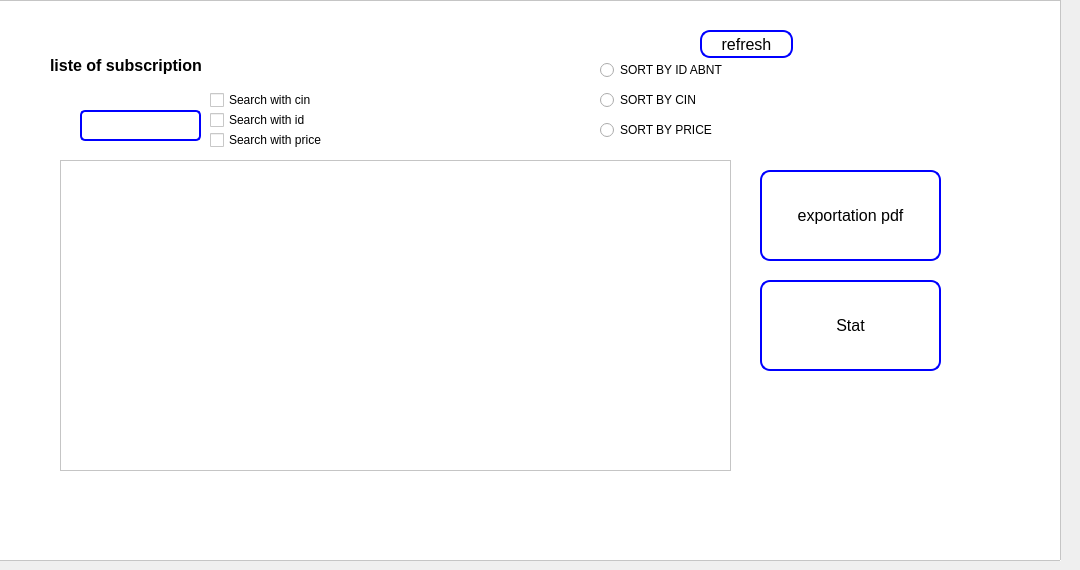
      <widget class="QWidget" name="tab_16">
       <attribute name="title">
        <string>liste of subscription</string>
       </attribute>
       <widget class="QFrame" name="frame_21">
        <property name="geometry">
         <rect>
          <x>-10</x>
          <y>0</y>
          <width>1071</width>
          <height>561</height>
         </rect>
        </property>
        <property name="styleSheet">
         <string notr="true">background:rgb(255, 255, 255)</string>
        </property>
        <property name="frameShape">
         <enum>QFrame::StyledPanel</enum>
        </property>
        <property name="frameShadow">
         <enum>QFrame::Raised</enum>
        </property>
        <widget class="QPushButton" name="refreshTableV_3">
         <property name="geometry">
          <rect>
           <x>710</x>
           <y>30</y>
           <width>93</width>
           <height>28</height>
          </rect>
         </property>
         <property name="styleSheet">
          <string notr="true">QPushButton {
    background-color: #ffffff; /* Fond blanc */
    border: 2px solid blue; /* Bordure bleue */
    border-radius: 10px; /* Coins arrondis */
    padding: 1px 2px; /* Espacement intérieur */
    color: black; /* Couleur du texte */
    font-size: 16px; /* Taille de la police */
}

QPushButton:pressed {
    background-color: blue; /* Nouvelle couleur lorsque le bouton est enfoncé */
}
</string>
         </property>
         <property name="text">
          <string>refresh</string>
         </property>
        </widget>
        <widget class="QLabel" name="label_74">
         <property name="geometry">
          <rect>
           <x>60</x>
           <y>50</y>
           <width>211</width>
           <height>31</height>
          </rect>
         </property>
         <property name="font">
          <font>
           <pointsize>12</pointsize>
           <weight>75</weight>
           <bold>true</bold>
          </font>
         </property>
         <property name="text">
          <string>liste of subscription</string>
         </property>
        </widget>
        <widget class="QTableView" name="table_abonnement_3">
         <property name="geometry">
          <rect>
           <x>70</x>
           <y>160</y>
           <width>671</width>
           <height>311</height>
          </rect>
         </property>
        </widget>
        <widget class="QPushButton" name="pushButton_12">
         <property name="geometry">
          <rect>
           <x>770</x>
           <y>170</y>
           <width>181</width>
           <height>91</height>
          </rect>
         </property>
         <property name="styleSheet">
          <string notr="true">QPushButton {
    background-color: #ffffff; /* Fond blanc */
    border: 2px solid blue; /* Bordure bleue */
    border-radius: 10px; /* Coins arrondis */
    padding: 1px 2px; /* Espacement intérieur */
    color: black; /* Couleur du texte */
    font-size: 16px; /* Taille de la police */
}

QPushButton:pressed {
    background-color: blue; /* Nouvelle couleur lorsque le bouton est enfoncé */
}
</string>
         </property>
         <property name="text">
          <string>exportation pdf</string>
         </property>
         <property name="icon">
          <iconset>
           <normaloff>E:/Downloads/pdf.png</normaloff>E:/Downloads/pdf.png</iconset>
         </property>
        </widget>
        <widget class="QLineEdit" name="cin_abonnement_2">
         <property name="geometry">
          <rect>
           <x>90</x>
           <y>110</y>
           <width>121</width>
           <height>31</height>
          </rect>
         </property>
         <property name="styleSheet">
          <string notr="true">
    border: 2px solid black; 
    border-radius:5px ;
    padding: 3px;
    border-color: blue;


</string>
         </property>
        </widget>
        <widget class="QCheckBox" name="checkBoxsearchabnt">
         <property name="geometry">
          <rect>
           <x>220</x>
           <y>90</y>
           <width>131</width>
           <height>20</height>
          </rect>
         </property>
         <property name="text">
          <string>Search with cin</string>
         </property>
        </widget>
        <widget class="QCheckBox" name="checkBoxsearchabnt_2">
         <property name="geometry">
          <rect>
           <x>220</x>
           <y>110</y>
           <width>131</width>
           <height>20</height>
          </rect>
         </property>
         <property name="text">
          <string>Search with id</string>
         </property>
        </widget>
        <widget class="QCheckBox" name="checkBoxsearchabnt_3">
         <property name="geometry">
          <rect>
           <x>220</x>
           <y>130</y>
           <width>131</width>
           <height>20</height>
          </rect>
         </property>
         <property name="text">
          <string>Search with price</string>
         </property>
        </widget>
        <widget class="QRadioButton" name="radioButton">
         <property name="geometry">
          <rect>
           <x>610</x>
           <y>120</y>
           <width>141</width>
           <height>20</height>
          </rect>
         </property>
         <property name="text">
          <string>SORT BY PRICE</string>
         </property>
        </widget>
        <widget class="QRadioButton" name="radioButton_2">
         <property name="geometry">
          <rect>
           <x>610</x>
           <y>90</y>
           <width>181</width>
           <height>20</height>
          </rect>
         </property>
         <property name="text">
          <string>SORT BY CIN</string>
         </property>
        </widget>
        <widget class="QRadioButton" name="radioButton_3">
         <property name="geometry">
          <rect>
           <x>610</x>
           <y>60</y>
           <width>151</width>
           <height>20</height>
          </rect>
         </property>
         <property name="text">
          <string>SORT BY ID ABNT</string>
         </property>
        </widget>
        <widget class="QPushButton" name="pushButton_13">
         <property name="geometry">
          <rect>
           <x>770</x>
           <y>280</y>
           <width>181</width>
           <height>91</height>
          </rect>
         </property>
         <property name="styleSheet">
          <string notr="true">QPushButton {
    background-color: #ffffff; /* Fond blanc */
    border: 2px solid blue; /* Bordure bleue */
    border-radius: 10px; /* Coins arrondis */
    padding: 1px 2px; /* Espacement intérieur */
    color: black; /* Couleur du texte */
    font-size: 16px; /* Taille de la police */
}

QPushButton:pressed {
    background-color: blue; /* Nouvelle couleur lorsque le bouton est enfoncé */
}
</string>
         </property>
         <property name="text">
          <string>Stat</string>
         </property>
         <property name="icon">
          <iconset>
           <normaloff>E:/Downloads/icons8-training-stat-64.png</normaloff>E:/Downloads/icons8-training-stat-64.png</iconset>
         </property>
        </widget>
       </widget>
      </widget>
